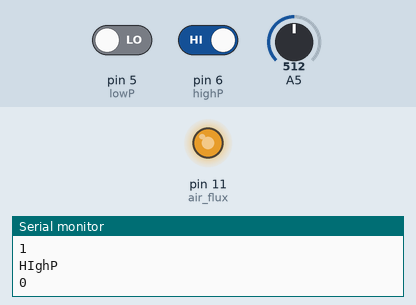
Recording of a sketch running on a simulated Arduino Uno, built with avr-gcc and run on an emulated ATmega328P. Shown: output pins drawn as LEDs (lit = HIGH), the last lines printed to the serial monitor. The inputs (shaded band) are chosen by the test bench; at power-on: pin 5 (lowP) LOW, pin 6 (highP) HIGH, A5 = 512.

Above: at 1.2 s.
1.3 s: pin 5 (lowP) driven HIGH
At 2.3 s:
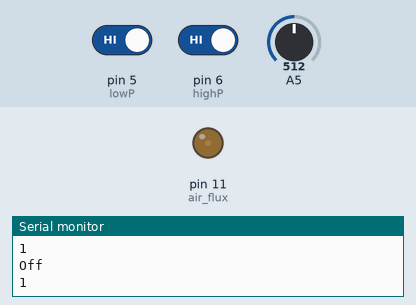
2.8 s: pin 6 (highP) driven LOW
At 3.4 s:
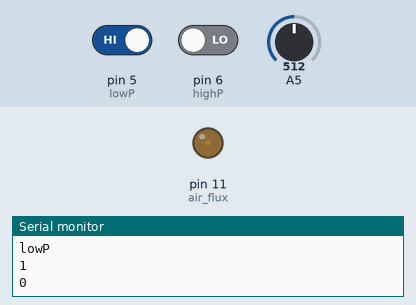
Timing chart, 0 to 5.8 s (numbered marks = the images above; inputs shaded):
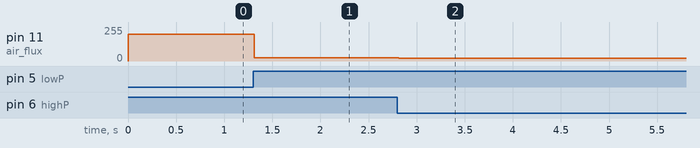

The sketch:

PER_AIR_Flux.ino
```cpp
const byte air_flux=11;

int lowP = 5;
int highP = 6;
int val0 = 0;
int val1 = 0;

void setup() {
TCCR2B = TCCR2B & B11111000 | B00000011; // for PWM frequency of 3921.16 Hz pin9


  pinMode(air_flux,OUTPUT);
  pinMode(lowP,INPUT);
  pinMode(highP,INPUT);
Serial.begin(9600);

}


void loop() {
     // read the input pin


// Serial.println(val1);

  //delay(1000);
if(digitalRead(lowP)==1 &&digitalRead(highP)==0) {
  val0 = analogRead(lowP);
  Serial.println("lowP");
  analogWrite(air_flux,21);
  //delay(1000);
   }

else if(digitalRead(lowP)==0 && digitalRead(highP)==1) {
    analogWrite(air_flux,200);
    //delay(1000);
    val1 = digitalRead(highP);  // read the input pin
    Serial.println("HIghP");

   }
else {
    analogWrite(air_flux,25);
    Serial.println("Off");
    //delay(1000);

   }

    Serial.println(digitalRead(lowP));

      Serial.println(digitalRead(highP));
}
```

Measured:
- after the input at 1.3 s, pin 11 (air_flux): 200/255 → 25/255 at once
- after the input at 2.8 s, pin 11 (air_flux): 25/255 → 21/255 at once
